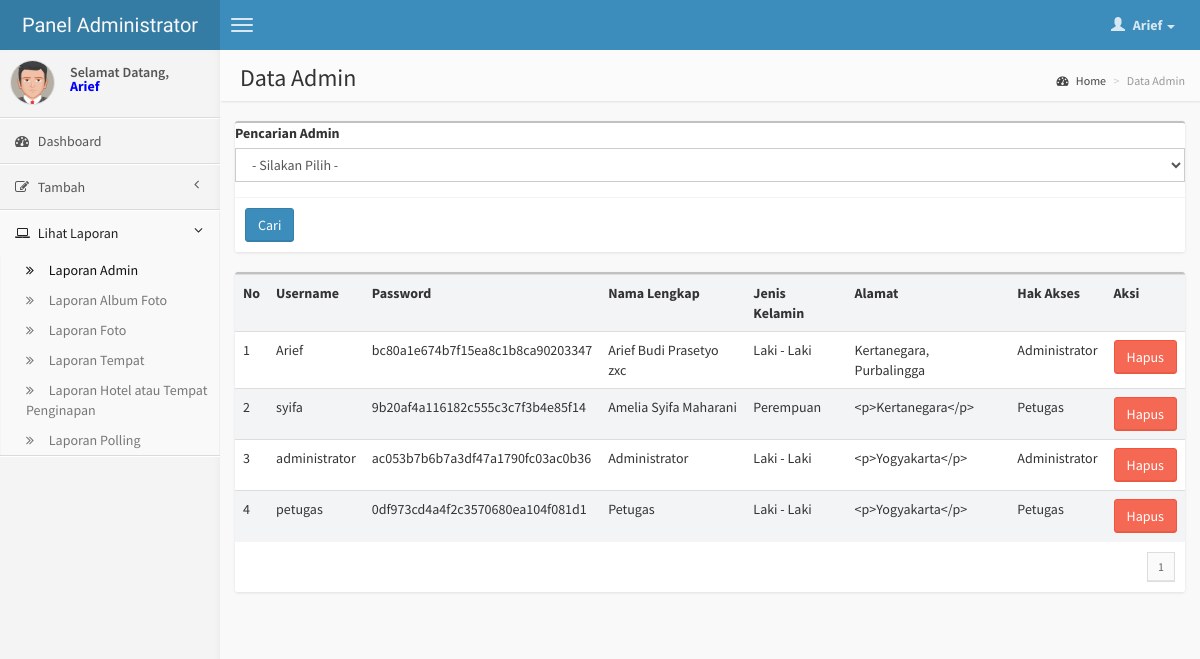
Screenshot of /dashboard/administrator/data_admin.php (signed in) with the database file from the repository.
### tables this page shows
CREATE TABLE IF NOT EXISTS `sig_auth_user` (
  `Username` varchar(255) NOT NULL,
  `Password` varchar(255) NOT NULL,
  `Nama_Lengkap` varchar(255) NOT NULL,
  `Jenis_Kelamin` enum('Laki - Laki','Perempuan','','') NOT NULL,
  `Alamat` text NOT NULL,
  `Hak_Akses` enum('Administrator','Petugas') NOT NULL DEFAULT 'Petugas',
  PRIMARY KEY (`Username`)
);

### dashboard/administrator/data_admin.php (the view, shortened to what this page needs)
<?php
if($_SESSION['Hak_Akses'] == 'Administrator')
{?>
<!DOCTYPE html>
<html>
    <head>
        <link href="css/bootstrap.min.css" rel="stylesheet" type="text/css" />
        <link href="css/font-awesome.min.css" rel="stylesheet" type="text/css" />
        <link href="css/AdminLTE.css" rel="stylesheet" type="text/css" />
    </head>
    <body class="skin-blue">
        <header class="header">
            <a href="index.php" class="logo">
                Panel Administrator
            </a>
            <nav class="navbar navbar-static-top" role="navigation">
                <a href="#" class="navbar-btn sidebar-toggle" data-toggle="offcanvas" role="button">
                    <span class="icon-bar"></span>
                    <span class="icon-bar"></span>
                    <span class="icon-bar"></span>
                </a>
                <div class="navbar-right">
                    <ul class="nav navbar-nav">
                        <li class="dropdown user user-menu">
                            <a href="#" class="dropdown-toggle" data-toggle="dropdown">
                                <i class="glyphicon glyphicon-user"></i>
                                <span><?php echo $_SESSION['Username'];?> <i class="caret"></i></span>
                            </a>
                        </li>
                    </ul>
                </div>
            </nav>
        </header>
        <div class="wrapper row-offcanvas row-offcanvas-left">
            <aside class="left-side sidebar-offcanvas">
                <section class="sidebar">
                    <div class="user-panel">
                        <div class="pull-left image">
                           <?php if($_SESSION['Jenis_Kelamin']== 'Laki - Laki') { ?>
                           <img src="img/avatar5.png" class="img-circle" alt="User Image" />
                           <?php }
				     	   else{ ?>
                           <img src="img/avatar2.png" class="img-circle" alt="User Image" />
                           <?php } ?>
                        </div>
                        <div class="pull-left info">
                            Selamat Datang, <br>
                          <p style="font-weight:bold; color:#00F;"> <?php echo $_SESSION['Username'];?></p>
                        </div>
                    </div>
                    <ul class="sidebar-menu">
                      <li class="">
                            <a href="index.php">
                                <i class="fa fa-dashboard"></i> <span>Dashboard</span>
                            </a>
                        </li>
                        <li class="treeview">
                            <a href="#">
                                <i class="fa fa-edit"></i>
                                <span>Tambah</span>
                                <i class="fa fa-angle-left pull-right"></i>
                            </a>
                        </li>
                        <li class="treeview active">
                            <a href="#">
                                <i class="fa fa-laptop"></i>
                                <span>Lihat Laporan</span>
                                <i class="fa fa-angle-left pull-right"></i>
                            </a>
                            <ul class="treeview-menu active">
                                <li class="active"><a href="data_admin.php"><i class="fa fa-angle-double-right"></i> Laporan Admin</a></li>
                                <li><a href="data_album.php"><i class="fa fa-angle-double-right"></i> Laporan Album Foto</a></li>
                                <li><a href="data_photo.php"><i class="fa fa-angle-double-right"></i> Laporan Foto</a></li>
                            	<li><a href="data_place.php"><i class="fa fa-angle-double-right"></i> Laporan Tempat</a></li>
                                <li><a href="data_hotel.php"><i class="fa fa-angle-double-right"></i> Laporan Hotel atau Tempat Penginapan</a></li>
                                <li><a href="data_polling.php"><i class="fa fa-angle-double-right"></i> Laporan Polling</a></li>
                            </ul>
                        </li>
                    </ul>
                </section>
            </aside>
            <aside class="right-side">
                <section class="content-header">
                    <h1>
                    Data Admin
                    </h1>
                    <ol class="breadcrumb">
                        <li><a href="#"><i class="fa fa-dashboard"></i> Home</a></li>
                        <li class="active">Data Admin</li>
                    </ol>
                </section>
                <section class="content">
                    <div class="row">
                        <div class="col-md-12">
                            <form action="search_admin.php" method="post">
                            <div class="box">
                            	<div class="box-body no-padding">
                                    <div class="form-group">
                                            <label>Pencarian Admin</label>
                                            <select class="form-control" name="admin" id="admin" required>
                                                <option>- Silakan Pilih -</option>
                                            </select>
                                     </div>
                                     <div class="box-footer">
                            			<button type="submit" class="btn btn-primary">Cari</button>
                            		 </div>
                            	</div>
                            </div>
                            </form>
                            <div class="box">
                                <div class="box-body no-padding">
                                    <table class="table table-striped">
                                        <tr>
                                          <th>No</th>
                                          <th>Username</th>
                                          <th>Password</th>
                                          <th>Nama Lengkap</th>
                                          <th>Jenis Kelamin</th>
                                          <th>Alamat</th>
                                          <th>Hak Akses</th>
                                          <th>Aksi</th>
                                        </tr>
                                        <?php
											$dataPerPage = 10;
											if(isset($_GET['page']))
											{
												$noPage = $_GET['page'];
											}
											else $noPage = 1;
											$offset = ($noPage - 1) * $dataPerPage;
											$queri = "SELECT * FROM sig_auth_user LIMIT $offset, $dataPerPage";
											$ambil = mysql_query($queri);
											$no = 1;
											while($urai = mysql_fetch_array($ambil))
											{
										?>
                                      		 <tr>
                                            	<td><?php echo $no++;?></td>
                                            	<td><?php echo $urai['Username'];?></td>
                                                <td><?php echo $urai['Password'];?></td>
                                                <td><?php echo $urai['Nama_Lengkap'];?></td>
                                                <td><?php echo $urai['Jenis_Kelamin'];?></td>
                                                <td><?php echo $urai['Alamat'];?></td>
                                                <td><?php echo $urai['Hak_Akses'];?></td>
                                                <td><a href="../../process/delete_admin.php?Username=<?php echo $urai['Username'];?>" onClick="return confirm('Apakah Anda akan Menghapus Administrator dengan Username = <?php echo $urai['Username'];?> ?')" title="Hapus"><button class="btn btn-danger ">Hapus</button></a></td>
                                            </tr>
                                         <?php
                                            }
											$query 	= "SELECT COUNT(*) AS jumData FROM sig_auth_user";
											$hasil  = mysql_query($query);
											$data   = mysql_fetch_array($hasil);
											$jumData = $data['jumData'];
											$jumPage = ceil($jumData/$dataPerPage);
										 ?>
                                    </table>
                                </div>
                                <div class="box-footer clearfix">
                                    <ul class="pagination pagination-sm no-margin pull-right">
									   <?php
											for($page = 1; $page <= $jumPage; $page++)
											{
													 if ((($page >= $noPage - 3) && ($page <= $noPage + 3)) || ($page == 1) || ($page == $jumPage))
													 {
														if (($showPage != ($jumPage - 1)) && ($page == $jumPage))  echo "";
														else echo "<li> <a href='".$_SERVER['PHP_SELF']."?page=".$page."' class='active'>".$page."</a> </li> ";
													 }
											}
									   ?>
                                    </ul>
                                </div>
                            </div>
                        </div>
                    </div>
                </section>
            </aside>
        </div>
    </body>
</html>
<?php
}
else
{
	include("error.php");
}?>

### rows the page displays
sig_auth_user: Username "Arief", Password "bc80a1e674b7f15ea8c1b8ca90203347", Nama_Lengkap "Arief Budi Prasetyo zxc", Jenis_Kelamin "Laki - Laki", Alamat "Kertanegara, Purbalingga", Hak_Akses "Administrator"
sig_auth_user: Username "syifa", Password "9b20af4a116182c555c3c7f3b4e85f14", Nama_Lengkap "Amelia Syifa Maharani", Jenis_Kelamin "Perempuan", Alamat "<p>Kertanegara</p>", Hak_Akses "Petugas"
sig_auth_user: Username "administrator", Password "ac053b7b6b7a3df47a1790fc03ac0b36", Nama_Lengkap "Administrator", Jenis_Kelamin "Laki - Laki", Alamat "<p>Yogyakarta</p>", Hak_Akses "Administrator"
sig_auth_user: Username "petugas", Password "0df973cd4a4f2c3570680ea104f081d1", Nama_Lengkap "Petugas", Jenis_Kelamin "Laki - Laki", Alamat "<p>Yogyakarta</p>", Hak_Akses "Petugas"

### other values shown
$_SESSION['Username'] "Arief"
